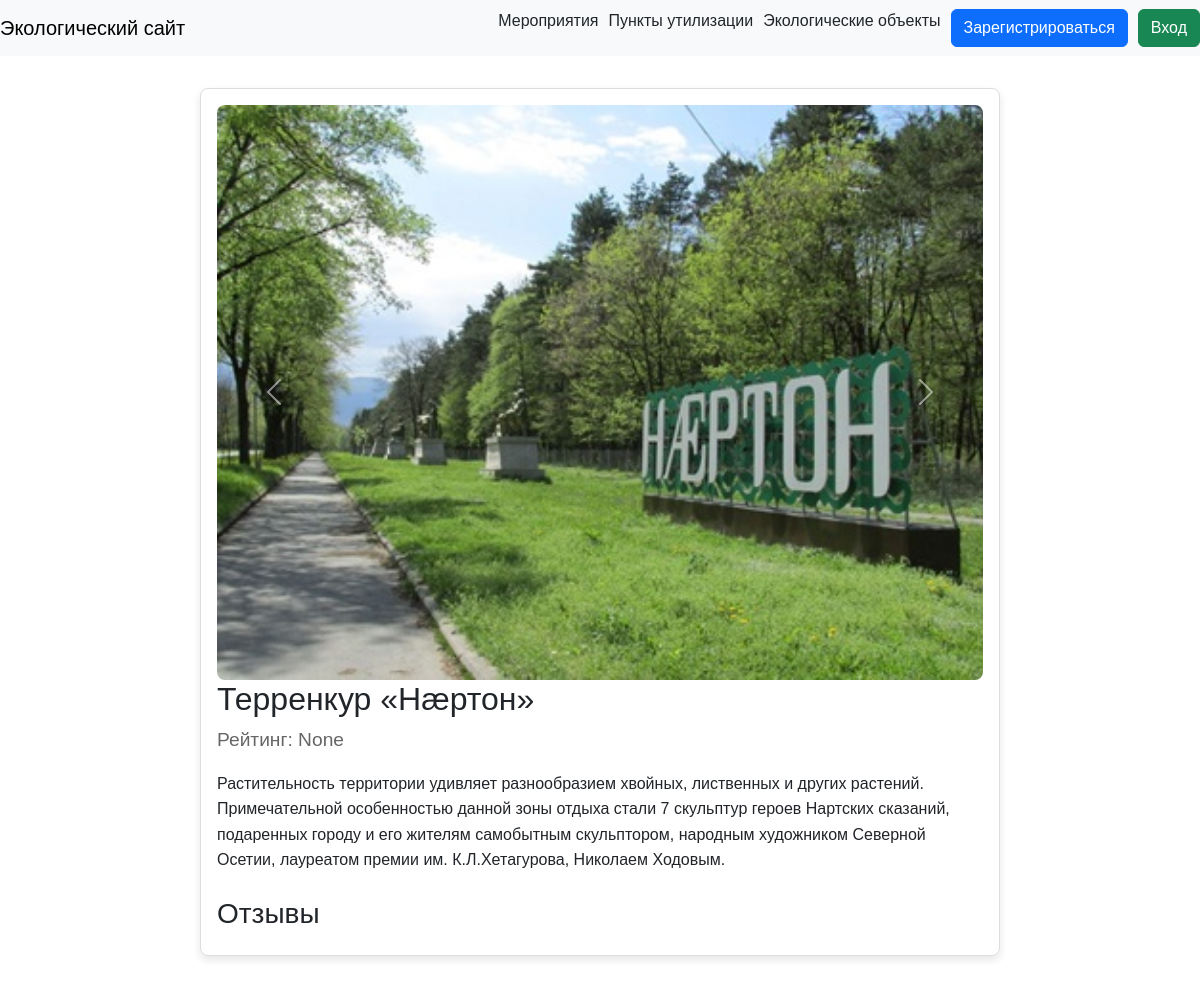
The app's page /object/4, older data.
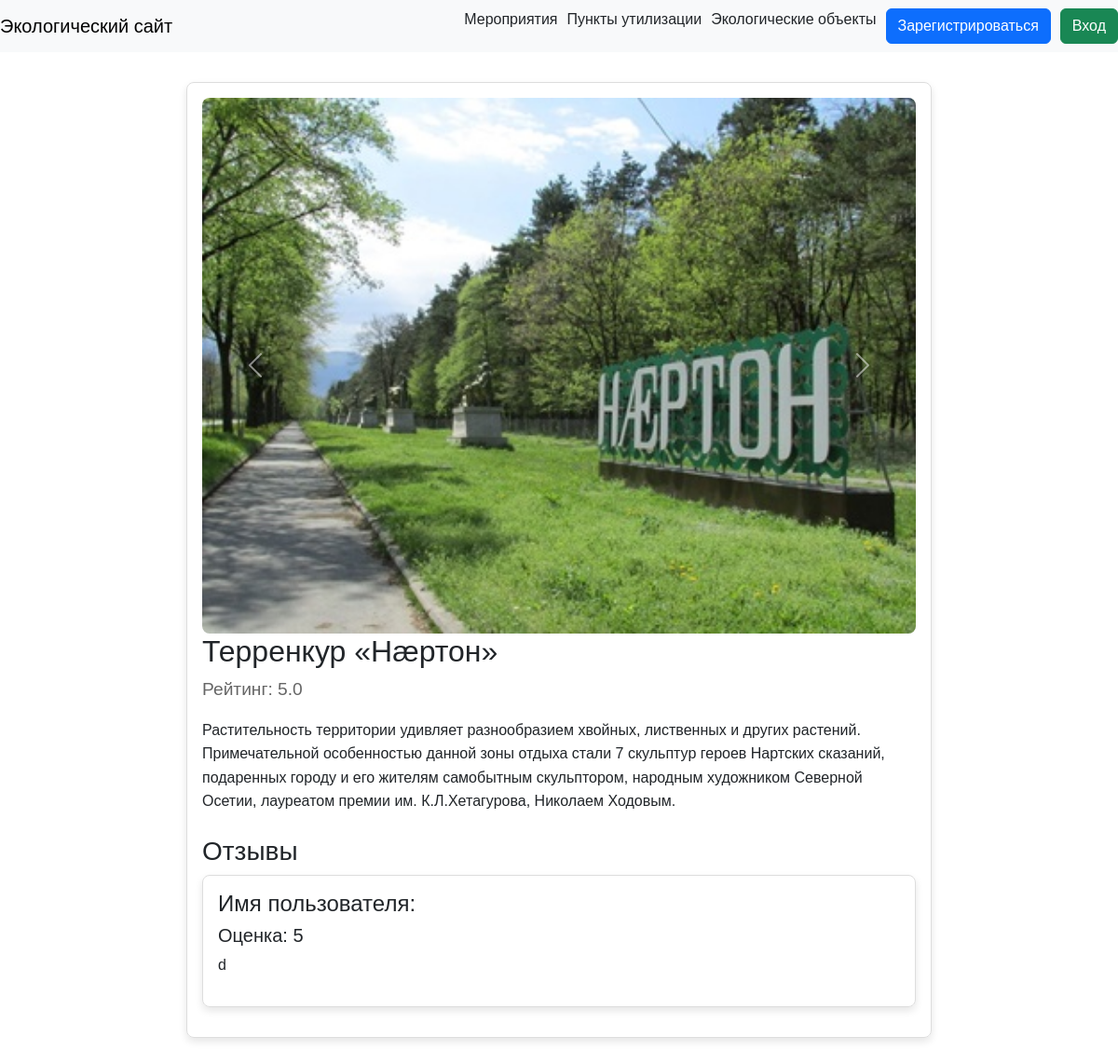
The same page, newer data.
### data/objects.py (models this page shows)
class Object(SqlAlchemyBase, UserMixin, SerializerMixin):
    __tablename__ = 'objects'
    id = sqlalchemy.Column(sqlalchemy.Integer,
                           primary_key=True, autoincrement=True)
    title = sqlalchemy.Column(sqlalchemy.String)
    address = sqlalchemy.Column(sqlalchemy.String, nullable=True)
    rating = sqlalchemy.Column(sqlalchemy.Float, nullable=True)
    phone = sqlalchemy.Column(sqlalchemy.String, nullable=True)
    images = sqlalchemy.Column(sqlalchemy.String, nullable=True)
    category_id = sqlalchemy.Column(sqlalchemy.Integer, sqlalchemy.ForeignKey('categories.id'))
    website = sqlalchemy.Column(sqlalchemy.String, nullable=True)
    description = sqlalchemy.Column(sqlalchemy.String, nullable=True)
    maps_url = sqlalchemy.Column(sqlalchemy.String, nullable=True)
    reviews_id = sqlalchemy.Column(sqlalchemy.String, nullable=True)

### data/reviews.py (models this page shows)
class Review(SqlAlchemyBase, UserMixin, SerializerMixin):
    __tablename__ = 'reviews'
    id = sqlalchemy.Column(sqlalchemy.Integer,
                           primary_key=True, autoincrement=True)
    rating = sqlalchemy.Column(sqlalchemy.Integer)
    text = sqlalchemy.Column(sqlalchemy.String, nullable=True)
    object_id = sqlalchemy.Column(sqlalchemy.Integer,
                            sqlalchemy.ForeignKey("objects.id"))
    user_id = sqlalchemy.Column(sqlalchemy.Integer,
                             sqlalchemy.ForeignKey("users.id"))
    images = sqlalchemy.Column(sqlalchemy.String, nullable=True)

### server.py (the view)
@app.route('/object/<int:id>', methods=['GET', 'POST'])
def object(id):
    db_sess = db_session.create_session()
    object = db_sess.query(Object).filter(Object.id == id).first()
    images = object.images.split(', ')
    feedbacks = db_sess.query(Review).filter(Review.object_id == id).all()
    if current_user.is_authenticated:
        return render_template('object.html', object=object, images=images, name=current_user.name, reviews=feedbacks)
    else:
        return render_template('object.html', object=object, images=images, reviews=feedbacks)

### data/db_session.py (called while the page is built)
def create_session() -> Session:
    global __factory
    return __factory()

### templates/object.html (shortened to what this page needs)
{% extends "base.html" %}
{% block content %}
<div id="carouselExample" class="carousel slide">
    <div class="carousel-inner">
        {% for image in images %}
        <div class="carousel-item {% if loop.first %}active{% endif %}">
            <img src="../static/images/{{ image }}" class="d-block w-100" alt="...">
        </div>
        {% endfor %}
    </div>
    <button class="carousel-control-prev" type="button" data-bs-target="#carouselExample" data-bs-slide="prev">
        <span class="carousel-control-prev-icon" aria-hidden="true"></span>
    </button>
    <button class="carousel-control-next" type="button" data-bs-target="#carouselExample" data-bs-slide="next">
        <span class="carousel-control-next-icon" aria-hidden="true"></span>
    </button>
</div>
<h1 class="object-title">{{ object.title }}</h1>
<div class="object-rating">
    Рейтинг: <span id="rating">{{ object.rating }}</span>
</div>
<p class="object-description">
    {{ object.description }}
</p>
<div class="reviews">
    <h3>Отзывы</h3>
    {% for review in reviews %}
    <div class="review-card">
        <h4>Имя пользователя: {{ current_user.name }}</h4>
        <h5>Оценка: {{ review.rating }}</h5>
        <p>{{ review.text }}</p>
    </div>
    {% endfor %}
</div>
{% endblock %}

### templates/base.html (shortened to what this page needs)
<!doctype html>
<html lang="ru">
<head>
    <link href="https://cdn.jsdelivr.net/npm/bootstrap@5.3.2/dist/css/bootstrap.min.css" rel="stylesheet">
    <link href="https://getbootstrap.com/docs/5.3/assets/css/docs.css" rel="stylesheet">
    <link rel="stylesheet" type="text/css" href="../static/css/style.css">
</head>
<body>
<header>
    <nav class="navbar navbar-light bg-light custom-navbar">
        <a class="navbar-brand" href="/">Экологический сайт</a>
        {% if current_user.is_authenticated %}
        <div class="d-flex flex-row-reverse">
            <a class="btn btn-outline-danger" style="margin-left: 10px; text-align: center;" href="/logout">Выход</a>
            <a style="margin-left: 10px; text-align: center; color:black;">{{ name }}</a>
            <a class="nav-link active" aria-current="page" style="margin-left: 10px; text-align: center;" href="/">Экологические объекты</a>
            <a class="nav-link active" aria-current="page" style="margin-left: 10px; text-align: center;" href="/disposal">Пункты утилизации</a>
            <a class="nav-link active" aria-current="page" style="margin-left: 10px; text-align: center;" href="/events">Мероприятия</a>
            {% if current_user.user_level == 'admin' %}
                <a class="nav-link active" aria-current="page" style="margin-left: 10px; text-align: center;" href="/add">Добавить данные</a>
            {% endif %}
        </div>
        {% else %}
        <div class="d-flex flex-row-reverse">
            <a class="btn btn-success" style="margin-left: 10px; text-align: center;" href="/login">Вход</a>
            <a class="btn btn-primary" style="margin-left: 10px; text-align: center;" href="/register">Зарегистрироваться</a>
            <a class="nav-link active" aria-current="page" style="margin-left: 10px; text-align: center;" href="/">Экологические объекты</a>
            <a class="nav-link active" aria-current="page" style="margin-left: 10px; text-align: center;" href="/disposal">Пункты утилизации</a>
            <a class="nav-link active" aria-current="page" style="margin-left: 10px; text-align: center;" href="/events">Мероприятия</a>
        </div>
        {% endif %}
    </nav>
</header>
<main role="main" class="container">
    {% block content %}
    {% endblock %}
</main>
</body>
</html>

### static/css/style.css (style rules this page uses)
body { font-family: Arial, sans-serif; margin: 0; padding: 0; }

### templates/object.html (style rules this page uses)
.container { max-width: 800px; margin: 2rem auto; padding: 1rem; border: 1px solid #ddd; border-radius: 8px; box-shadow: 0 4px 8px rgba(0, 0, 0, 0.1); }
.object-title { font-size: 2rem; margin-bottom: 0.5rem; }
.object-rating { font-size: 1.2rem; color: #666; margin-bottom: 1rem; }
.object-description { line-height: 1.6; margin-bottom: 1.5rem; }
.carousel-item img { width: 100%; border-radius: 8px; }
.review-card { border: 1px solid #ddd; border-radius: 8px; padding: 1rem; margin-bottom: 1rem; box-shadow: 0 4px 8px rgba(0, 0, 0, 0.1); }
.review-card h5 { margin-bottom: 0.5rem; }

Row changes from the older to the newer data that the page shows:
changed Object "Терренкур «Нæртон»": rating "None" → "5.0"
added Review: rating "5", text "d"
